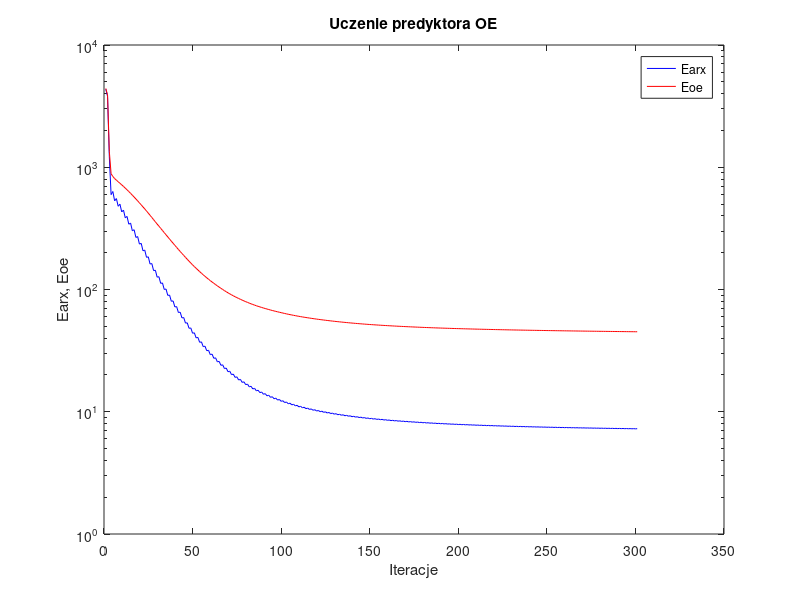
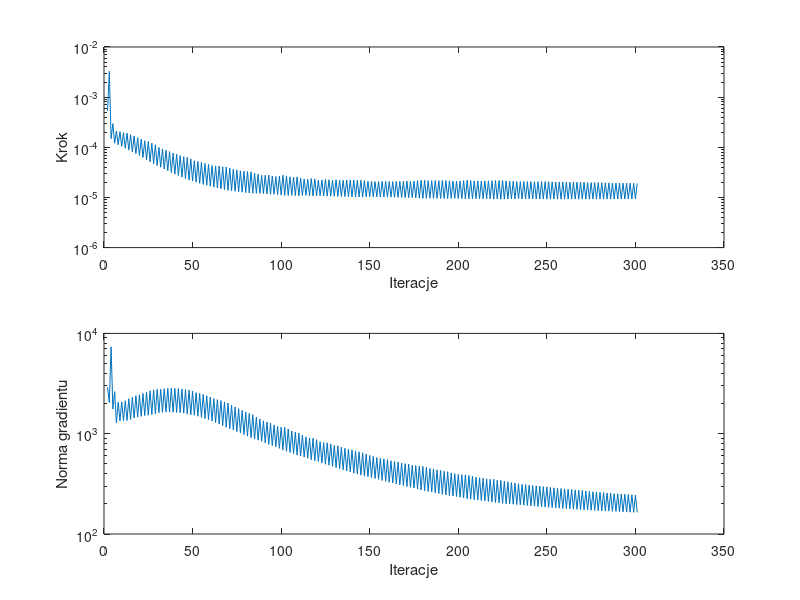

Here is the MATLAB script that generated these plots, in order:
%uczenie predyktora oe
clear all;
n=0; farx(n+1)=4.354518e+003; foe(n+1)=4.409338e+003; wspucz(n+1)=0.000000e+000; ng(n+1)=0.000000e+000;
n=1; farx(n+1)=3.805803e+003; foe(n+1)=3.909164e+003; krok(n+1)=5.309035e-004; ng(n+1)=2.898896e+003;
n=2; farx(n+1)=1.219787e+003; foe(n+1)=1.346645e+003; krok(n+1)=3.253129e-003; ng(n+1)=2.048958e+003;
n=3; farx(n+1)=5.971590e+002; foe(n+1)=8.852659e+002; krok(n+1)=1.486449e-004; ng(n+1)=7.340853e+003;
n=4; farx(n+1)=6.332670e+002; foe(n+1)=8.405749e+002; krok(n+1)=2.952315e-004; ng(n+1)=1.761953e+003;
n=5; farx(n+1)=5.311284e+002; foe(n+1)=8.080579e+002; krok(n+1)=1.205116e-004; ng(n+1)=2.629802e+003;
n=6; farx(n+1)=5.542450e+002; foe(n+1)=7.843145e+002; krok(n+1)=2.102562e-004; ng(n+1)=1.279557e+003;
n=7; farx(n+1)=4.796586e+002; foe(n+1)=7.609048e+002; krok(n+1)=1.123699e-004; ng(n+1)=2.058738e+003;
n=8; farx(n+1)=4.987511e+002; foe(n+1)=7.396885e+002; krok(n+1)=2.044712e-004; ng(n+1)=1.344377e+003;
n=9; farx(n+1)=4.315699e+002; foe(n+1)=7.175094e+002; krok(n+1)=1.043926e-004; ng(n+1)=2.074593e+003;
n=10; farx(n+1)=4.458663e+002; foe(n+1)=6.970037e+002; krok(n+1)=1.955288e-004; ng(n+1)=1.351626e+003;
n=11; farx(n+1)=3.858931e+002; foe(n+1)=6.751779e+002; krok(n+1)=9.579321e-005; ng(n+1)=2.129815e+003;
n=12; farx(n+1)=3.960222e+002; foe(n+1)=6.544479e+002; krok(n+1)=1.915864e-004; ng(n+1)=1.354361e+003;
n=13; farx(n+1)=3.420623e+002; foe(n+1)=6.325763e+002; krok(n+1)=8.808370e-005; ng(n+1)=2.232994e+003;
n=14; farx(n+1)=3.495669e+002; foe(n+1)=6.121671e+002; krok(n+1)=1.784716e-004; ng(n+1)=1.387952e+003;
n=15; farx(n+1)=3.022431e+002; foe(n+1)=5.908901e+002; krok(n+1)=8.147519e-005; ng(n+1)=2.298743e+003;
n=16; farx(n+1)=3.082621e+002; foe(n+1)=5.710915e+002; krok(n+1)=1.673718e-004; ng(n+1)=1.432633e+003;
n=17; farx(n+1)=2.666587e+002; foe(n+1)=5.502451e+002; krok(n+1)=7.447980e-005; ng(n+1)=2.390813e+003;
n=18; farx(n+1)=2.710726e+002; foe(n+1)=5.310178e+002; krok(n+1)=1.554679e-004; ng(n+1)=1.463265e+003;
n=19; farx(n+1)=2.351722e+002; foe(n+1)=5.111835e+002; krok(n+1)=6.836820e-005; ng(n+1)=2.441929e+003;
n=20; farx(n+1)=2.385962e+002; foe(n+1)=4.927496e+002; krok(n+1)=1.454251e-004; ng(n+1)=1.491121e+003;
n=21; farx(n+1)=2.073686e+002; foe(n+1)=4.737950e+002; krok(n+1)=6.252649e-005; ng(n+1)=2.513873e+003;
n=22; farx(n+1)=2.101272e+002; foe(n+1)=4.563540e+002; krok(n+1)=1.347782e-004; ng(n+1)=1.517552e+003;
n=23; farx(n+1)=1.832898e+002; foe(n+1)=4.384516e+002; krok(n+1)=5.665485e-005; ng(n+1)=2.578540e+003;
n=24; farx(n+1)=1.850761e+002; foe(n+1)=4.215214e+002; krok(n+1)=1.304810e-004; ng(n+1)=1.526228e+003;
n=25; farx(n+1)=1.615610e+002; foe(n+1)=4.043711e+002; krok(n+1)=5.143136e-005; ng(n+1)=2.676236e+003;
n=26; farx(n+1)=1.629738e+002; foe(n+1)=3.885338e+002; krok(n+1)=1.209505e-004; ng(n+1)=1.552192e+003;
n=27; farx(n+1)=1.427054e+002; foe(n+1)=3.725460e+002; krok(n+1)=4.687315e-005; ng(n+1)=2.732693e+003;
n=28; farx(n+1)=1.437210e+002; foe(n+1)=3.577011e+002; krok(n+1)=1.123699e-004; ng(n+1)=1.573285e+003;
n=29; farx(n+1)=1.261310e+002; foe(n+1)=3.429582e+002; krok(n+1)=4.334515e-005; ng(n+1)=2.775612e+003;
n=30; farx(n+1)=1.272730e+002; foe(n+1)=3.296719e+002; krok(n+1)=9.960454e-005; ng(n+1)=1.615936e+003;
n=31; farx(n+1)=1.122449e+002; foe(n+1)=3.163763e+002; krok(n+1)=4.006473e-005; ng(n+1)=2.774887e+003;
n=32; farx(n+1)=1.131984e+002; foe(n+1)=3.040976e+002; krok(n+1)=9.290537e-005; ng(n+1)=1.634186e+003;
n=33; farx(n+1)=1.001227e+002; foe(n+1)=2.918640e+002; krok(n+1)=3.687187e-005; ng(n+1)=2.803991e+003;
n=34; farx(n+1)=1.009202e+002; foe(n+1)=2.805314e+002; krok(n+1)=8.763006e-005; ng(n+1)=1.642147e+003;
n=35; farx(n+1)=8.947324e+001; foe(n+1)=2.692341e+002; krok(n+1)=3.391625e-005; ng(n+1)=2.833567e+003;
n=36; farx(n+1)=9.010722e+001; foe(n+1)=2.587926e+002; krok(n+1)=8.233132e-005; ng(n+1)=1.640450e+003;
n=37; farx(n+1)=8.011689e+001; foe(n+1)=2.485119e+002; krok(n+1)=3.145966e-005; ng(n+1)=2.839611e+003;
n=38; farx(n+1)=8.068595e+001; foe(n+1)=2.390294e+002; krok(n+1)=7.651456e-005; ng(n+1)=1.639999e+003;
n=39; farx(n+1)=7.200724e+001; foe(n+1)=2.297637e+002; krok(n+1)=2.922588e-005; ng(n+1)=2.824522e+003;
n=40; farx(n+1)=7.247211e+001; foe(n+1)=2.210684e+002; krok(n+1)=7.287990e-005; ng(n+1)=1.629683e+003;
n=41; farx(n+1)=6.482346e+001; foe(n+1)=2.126231e+002; krok(n+1)=2.722915e-005; ng(n+1)=2.818417e+003;
n=42; farx(n+1)=6.527148e+001; foe(n+1)=2.047908e+002; krok(n+1)=6.831655e-005; ng(n+1)=1.620699e+003;
n=43; farx(n+1)=5.856770e+001; foe(n+1)=1.971806e+002; krok(n+1)=2.545461e-005; ng(n+1)=2.788308e+003;
n=44; farx(n+1)=5.897139e+001; foe(n+1)=1.900851e+002; krok(n+1)=6.485137e-005; ng(n+1)=1.600906e+003;
n=45; farx(n+1)=5.309264e+001; foe(n+1)=1.832112e+002; krok(n+1)=2.371798e-005; ng(n+1)=2.754659e+003;
n=46; farx(n+1)=5.339913e+001; foe(n+1)=1.766779e+002; krok(n+1)=6.327456e-005; ng(n+1)=1.568146e+003;
n=47; farx(n+1)=4.815855e+001; foe(n+1)=1.704006e+002; krok(n+1)=2.226248e-005; ng(n+1)=2.730777e+003;
n=48; farx(n+1)=4.848043e+001; foe(n+1)=1.645988e+002; krok(n+1)=5.883434e-005; ng(n+1)=1.546553e+003;
n=49; farx(n+1)=4.387524e+001; foe(n+1)=1.590528e+002; krok(n+1)=2.122479e-005; ng(n+1)=2.657710e+003;
n=50; farx(n+1)=4.424476e+001; foe(n+1)=1.539680e+002; krok(n+1)=5.400102e-005; ng(n+1)=1.528102e+003;
n=51; farx(n+1)=4.022240e+001; foe(n+1)=1.490936e+002; krok(n+1)=2.020969e-005; ng(n+1)=2.570257e+003;
n=52; farx(n+1)=4.057178e+001; foe(n+1)=1.445059e+002; krok(n+1)=5.210339e-005; ng(n+1)=1.493694e+003;
n=53; farx(n+1)=3.698336e+001; foe(n+1)=1.400822e+002; krok(n+1)=1.909813e-005; ng(n+1)=2.524775e+003;
n=54; farx(n+1)=3.729648e+001; foe(n+1)=1.359225e+002; krok(n+1)=5.036707e-005; ng(n+1)=1.453703e+003;
n=55; farx(n+1)=3.409908e+001; foe(n+1)=1.319363e+002; krok(n+1)=1.815690e-005; ng(n+1)=2.468278e+003;
n=56; farx(n+1)=3.438677e+001; foe(n+1)=1.281924e+002; krok(n+1)=4.789661e-005; ng(n+1)=1.414165e+003;
n=57; farx(n+1)=3.155064e+001; foe(n+1)=1.246614e+002; krok(n+1)=1.747693e-005; ng(n+1)=2.384641e+003;
n=58; farx(n+1)=3.185457e+001; foe(n+1)=1.213455e+002; krok(n+1)=4.554340e-005; ng(n+1)=1.380047e+003;
n=59; farx(n+1)=2.931588e+001; foe(n+1)=1.181693e+002; krok(n+1)=1.675717e-005; ng(n+1)=2.320989e+003;
n=60; farx(n+1)=2.960524e+001; foe(n+1)=1.151942e+002; krok(n+1)=4.341873e-005; ng(n+1)=1.339993e+003;
n=61; farx(n+1)=2.734938e+001; foe(n+1)=1.123674e+002; krok(n+1)=1.611741e-005; ng(n+1)=2.238609e+003;
n=62; farx(n+1)=2.761767e+001; foe(n+1)=1.096668e+002; krok(n+1)=4.254517e-005; ng(n+1)=1.295488e+003;
n=63; farx(n+1)=2.558711e+001; foe(n+1)=1.070937e+002; krok(n+1)=1.539716e-005; ng(n+1)=2.187010e+003;
n=64; farx(n+1)=2.582309e+001; foe(n+1)=1.046148e+002; krok(n+1)=4.229784e-005; ng(n+1)=1.246580e+003;
n=65; farx(n+1)=2.397830e+001; foe(n+1)=1.022607e+002; krok(n+1)=1.480572e-005; ng(n+1)=2.140246e+003;
n=66; farx(n+1)=2.420899e+001; foe(n+1)=1.000362e+002; krok(n+1)=4.095033e-005; ng(n+1)=1.204874e+003;
n=67; farx(n+1)=2.254862e+001; foe(n+1)=9.791127e+001; krok(n+1)=1.428638e-005; ng(n+1)=2.072939e+003;
n=68; farx(n+1)=2.276560e+001; foe(n+1)=9.589200e+001; krok(n+1)=4.037383e-005; ng(n+1)=1.160188e+003;
n=69; farx(n+1)=2.125136e+001; foe(n+1)=9.395040e+001; krok(n+1)=1.384553e-005; ng(n+1)=2.019725e+003;
n=70; farx(n+1)=2.146633e+001; foe(n+1)=9.215194e+001; krok(n+1)=3.828771e-005; ng(n+1)=1.121963e+003;
n=71; farx(n+1)=2.010939e+001; foe(n+1)=9.043291e+001; krok(n+1)=1.356957e-005; ng(n+1)=1.926081e+003;
n=72; farx(n+1)=2.032290e+001; foe(n+1)=8.882533e+001; krok(n+1)=3.659283e-005; ng(n+1)=1.086501e+003;
n=73; farx(n+1)=1.909859e+001; foe(n+1)=8.728646e+001; krok(n+1)=1.328171e-005; ng(n+1)=1.845405e+003;
n=74; farx(n+1)=1.930584e+001; foe(n+1)=8.583461e+001; krok(n+1)=3.546212e-005; ng(n+1)=1.050205e+003;
n=75; farx(n+1)=1.818979e+001; foe(n+1)=8.444164e+001; krok(n+1)=1.302585e-005; ng(n+1)=1.777470e+003;
n=76; farx(n+1)=1.839445e+001; foe(n+1)=8.313704e+001; krok(n+1)=3.400479e-005; ng(n+1)=1.017022e+003;
n=77; farx(n+1)=1.738430e+001; foe(n+1)=8.188229e+001; krok(n+1)=1.275150e-005; ng(n+1)=1.703589e+003;
n=78; farx(n+1)=1.757448e+001; foe(n+1)=8.068149e+001; krok(n+1)=3.351833e-005; ng(n+1)=9.795952e+002;
n=79; farx(n+1)=1.664840e+001; foe(n+1)=7.953527e+001; krok(n+1)=1.250178e-005; ng(n+1)=1.645384e+003;
n=80; farx(n+1)=1.683299e+001; foe(n+1)=7.844071e+001; krok(n+1)=3.282609e-005; ng(n+1)=9.462352e+002;
n=81; farx(n+1)=1.598174e+001; foe(n+1)=7.738936e+001; krok(n+1)=1.225575e-005; ng(n+1)=1.591829e+003;
n=82; farx(n+1)=1.616000e+001; foe(n+1)=7.638580e+001; krok(n+1)=3.242569e-005; ng(n+1)=9.131342e+002;
n=83; farx(n+1)=1.536810e+001; foe(n+1)=7.541410e+001; krok(n+1)=1.209447e-005; ng(n+1)=1.546106e+003;
n=84; farx(n+1)=1.554532e+001; foe(n+1)=7.451323e+001; krok(n+1)=3.056252e-005; ng(n+1)=8.868183e+002;
n=85; farx(n+1)=1.482281e+001; foe(n+1)=7.364486e+001; krok(n+1)=1.209447e-005; ng(n+1)=1.466110e+003;
n=86; farx(n+1)=1.500004e+001; foe(n+1)=7.283271e+001; krok(n+1)=2.902993e-005; ng(n+1)=8.625917e+002;
n=87; farx(n+1)=1.433397e+001; foe(n+1)=7.204617e+001; krok(n+1)=1.209447e-005; ng(n+1)=1.400063e+003;
n=88; farx(n+1)=1.451165e+001; foe(n+1)=7.131135e+001; krok(n+1)=2.769106e-005; ng(n+1)=8.403179e+002;
n=89; farx(n+1)=1.390022e+001; foe(n+1)=7.059272e+001; krok(n+1)=1.195078e-005; ng(n+1)=1.342645e+003;
n=90; farx(n+1)=1.406749e+001; foe(n+1)=6.990335e+001; krok(n+1)=2.769106e-005; ng(n+1)=8.106554e+002;
n=91; farx(n+1)=1.349813e+001; foe(n+1)=6.923203e+001; krok(n+1)=1.171829e-005; ng(n+1)=1.307924e+003;
n=92; farx(n+1)=1.365466e+001; foe(n+1)=6.858208e+001; krok(n+1)=2.780862e-005; ng(n+1)=7.820083e+002;
n=93; farx(n+1)=1.311874e+001; foe(n+1)=6.795389e+001; krok(n+1)=1.161317e-005; ng(n+1)=1.274684e+003;
n=94; farx(n+1)=1.327219e+001; foe(n+1)=6.735751e+001; krok(n+1)=2.677366e-005; ng(n+1)=7.604217e+002;
n=95; farx(n+1)=1.277369e+001; foe(n+1)=6.678097e+001; krok(n+1)=1.161317e-005; ng(n+1)=1.222950e+003;
n=96; farx(n+1)=1.292604e+001; foe(n+1)=6.623230e+001; krok(n+1)=2.605170e-005; ng(n+1)=7.401951e+002;
n=97; farx(n+1)=1.246275e+001; foe(n+1)=6.569548e+001; krok(n+1)=1.143043e-005; ng(n+1)=1.184684e+003;
n=98; farx(n+1)=1.260580e+001; foe(n+1)=6.517274e+001; krok(n+1)=2.648762e-005; ng(n+1)=7.140596e+002;
n=99; farx(n+1)=1.217115e+001; foe(n+1)=6.466427e+001; krok(n+1)=1.115447e-005; ng(n+1)=1.162171e+003;
n=100; farx(n+1)=1.230617e+001; foe(n+1)=6.416085e+001; krok(n+1)=2.769106e-005; ng(n+1)=6.870368e+002;
n=101; farx(n+1)=1.188678e+001; foe(n+1)=6.366774e+001; krok(n+1)=1.095376e-005; ng(n+1)=1.158948e+003;
n=102; farx(n+1)=1.201836e+001; foe(n+1)=6.320163e+001; krok(n+1)=2.689352e-005; ng(n+1)=6.674837e+002;
n=103; farx(n+1)=1.162603e+001; foe(n+1)=6.274618e+001; krok(n+1)=1.095376e-005; ng(n+1)=1.115036e+003;
n=104; farx(n+1)=1.175356e+001; foe(n+1)=6.231502e+001; krok(n+1)=2.581106e-005; ng(n+1)=6.495665e+002;
n=105; farx(n+1)=1.138894e+001; foe(n+1)=6.189800e+001; krok(n+1)=1.099167e-005; ng(n+1)=1.064496e+003;
n=106; farx(n+1)=1.151467e+001; foe(n+1)=6.149633e+001; krok(n+1)=2.541507e-005; ng(n+1)=6.319823e+002;
n=107; farx(n+1)=1.117170e+001; foe(n+1)=6.110404e+001; krok(n+1)=1.085468e-005; ng(n+1)=1.036051e+003;
n=108; farx(n+1)=1.129190e+001; foe(n+1)=6.072119e+001; krok(n+1)=2.571568e-005; ng(n+1)=6.116911e+002;
n=109; farx(n+1)=1.096273e+001; foe(n+1)=6.034845e+001; krok(n+1)=1.083629e-005; ng(n+1)=1.016310e+003;
n=110; farx(n+1)=1.108156e+001; foe(n+1)=5.999688e+001; krok(n+1)=2.443486e-005; ng(n+1)=5.979163e+002;
n=111; farx(n+1)=1.077291e+001; foe(n+1)=5.965429e+001; krok(n+1)=1.095376e-005; ng(n+1)=9.707627e+002;
n=112; farx(n+1)=1.088972e+001; foe(n+1)=5.932909e+001; krok(n+1)=2.336289e-005; ng(n+1)=5.848688e+002;
n=113; farx(n+1)=1.060060e+001; foe(n+1)=5.901232e+001; krok(n+1)=1.100843e-005; ng(n+1)=9.298521e+002;
n=114; farx(n+1)=1.071494e+001; foe(n+1)=5.870645e+001; krok(n+1)=2.307378e-005; ng(n+1)=5.699785e+002;
n=115; farx(n+1)=1.044239e+001; foe(n+1)=5.840712e+001; krok(n+1)=1.085468e-005; ng(n+1)=9.064341e+002;
n=116; farx(n+1)=1.055213e+001; foe(n+1)=5.811174e+001; krok(n+1)=2.382783e-005; ng(n+1)=5.511178e+002;
n=117; farx(n+1)=1.028834e+001; foe(n+1)=5.782244e+001; krok(n+1)=1.071362e-005; ng(n+1)=9.003582e+002;
n=118; farx(n+1)=1.039468e+001; foe(n+1)=5.754398e+001; krok(n+1)=2.343658e-005; ng(n+1)=5.367307e+002;
n=119; farx(n+1)=1.014186e+001; foe(n+1)=5.727244e+001; krok(n+1)=1.083629e-005; ng(n+1)=8.726251e+002;
n=120; farx(n+1)=1.024746e+001; foe(n+1)=5.701670e+001; krok(n+1)=2.206044e-005; ng(n+1)=5.277832e+002;
n=121; farx(n+1)=1.001233e+001; foe(n+1)=5.676613e+001; krok(n+1)=1.085468e-005; ng(n+1)=8.321899e+002;
n=122; farx(n+1)=1.011362e+001; foe(n+1)=5.652056e+001; krok(n+1)=2.230894e-005; ng(n+1)=5.119641e+002;
n=123; farx(n+1)=9.889622e+000; foe(n+1)=5.628154e+001; krok(n+1)=1.069939e-005; ng(n+1)=8.166332e+002;
n=124; farx(n+1)=9.987770e+000; foe(n+1)=5.604462e+001; krok(n+1)=2.296646e-005; ng(n+1)=4.961578e+002;
n=125; farx(n+1)=9.769393e+000; foe(n+1)=5.581325e+001; krok(n+1)=1.061240e-005; ng(n+1)=8.113973e+002;
n=126; farx(n+1)=9.866329e+000; foe(n+1)=5.559115e+001; krok(n+1)=2.253084e-005; ng(n+1)=4.849434e+002;
n=127; farx(n+1)=9.657418e+000; foe(n+1)=5.537223e+001; krok(n+1)=1.061240e-005; ng(n+1)=7.903524e+002;
n=128; farx(n+1)=9.751441e+000; foe(n+1)=5.516271e+001; krok(n+1)=2.201687e-005; ng(n+1)=4.735730e+002;
n=129; farx(n+1)=9.554290e+000; foe(n+1)=5.495735e+001; krok(n+1)=1.057446e-005; ng(n+1)=7.638177e+002;
n=130; farx(n+1)=9.646080e+000; foe(n+1)=5.475596e+001; krok(n+1)=2.253084e-005; ng(n+1)=4.597747e+002;
n=131; farx(n+1)=9.454367e+000; foe(n+1)=5.455722e+001; krok(n+1)=1.046074e-005; ng(n+1)=7.580170e+002;
n=132; farx(n+1)=9.542734e+000; foe(n+1)=5.436630e+001; krok(n+1)=2.209045e-005; ng(n+1)=4.484566e+002;
n=133; farx(n+1)=9.360903e+000; foe(n+1)=5.418001e+001; krok(n+1)=1.048504e-005; ng(n+1)=7.319369e+002;
n=134; farx(n+1)=9.447138e+000; foe(n+1)=5.399845e+001; krok(n+1)=2.202092e-005; ng(n+1)=4.375650e+002;
n=135; farx(n+1)=9.273255e+000; foe(n+1)=5.382101e+001; krok(n+1)=1.039083e-005; ng(n+1)=7.162617e+002;
n=136; farx(n+1)=9.356647e+000; foe(n+1)=5.364634e+001; krok(n+1)=2.230894e-005; ng(n+1)=4.251467e+002;
n=137; farx(n+1)=9.188418e+000; foe(n+1)=5.347630e+001; krok(n+1)=1.034570e-005; ng(n+1)=7.044489e+002;
n=138; farx(n+1)=9.270608e+000; foe(n+1)=5.331098e+001; krok(n+1)=2.219138e-005; ng(n+1)=4.156412e+002;
n=139; farx(n+1)=9.109293e+000; foe(n+1)=5.314852e+001; krok(n+1)=1.023989e-005; ng(n+1)=6.909351e+002;
n=140; farx(n+1)=9.187889e+000; foe(n+1)=5.298919e+001; krok(n+1)=2.230894e-005; ng(n+1)=4.037173e+002;
n=141; farx(n+1)=9.032119e+000; foe(n+1)=5.283495e+001; krok(n+1)=1.029142e-005; ng(n+1)=6.739812e+002;
n=142; farx(n+1)=9.110547e+000; foe(n+1)=5.268578e+001; krok(n+1)=2.190752e-005; ng(n+1)=3.966459e+002;
n=143; farx(n+1)=8.960974e+000; foe(n+1)=5.253865e+001; krok(n+1)=1.022121e-005; ng(n+1)=6.598317e+002;
n=144; farx(n+1)=9.036859e+000; foe(n+1)=5.239546e+001; krok(n+1)=2.201687e-005; ng(n+1)=3.860753e+002;
n=145; farx(n+1)=8.892665e+000; foe(n+1)=5.225501e+001; krok(n+1)=1.018462e-005; ng(n+1)=6.462656e+002;
n=146; farx(n+1)=8.965854e+000; foe(n+1)=5.211859e+001; krok(n+1)=2.170937e-005; ng(n+1)=3.774620e+002;
n=147; farx(n+1)=8.827055e+000; foe(n+1)=5.198616e+001; krok(n+1)=1.029142e-005; ng(n+1)=6.262763e+002;
n=148; farx(n+1)=8.899446e+000; foe(n+1)=5.185848e+001; krok(n+1)=2.105761e-005; ng(n+1)=3.722106e+002;
n=149; farx(n+1)=8.766499e+000; foe(n+1)=5.173328e+001; krok(n+1)=1.031748e-005; ng(n+1)=6.078411e+002;
n=150; farx(n+1)=8.837040e+000; foe(n+1)=5.161158e+001; krok(n+1)=2.088415e-005; ng(n+1)=3.646517e+002;
n=151; farx(n+1)=8.708965e+000; foe(n+1)=5.149241e+001; krok(n+1)=1.031748e-005; ng(n+1)=5.932434e+002;
n=152; farx(n+1)=8.777626e+000; foe(n+1)=5.137638e+001; krok(n+1)=2.067984e-005; ng(n+1)=3.574730e+002;
n=153; farx(n+1)=8.654397e+000; foe(n+1)=5.126303e+001; krok(n+1)=1.031835e-005; ng(n+1)=5.783650e+002;
n=154; farx(n+1)=8.721567e+000; foe(n+1)=5.115217e+001; krok(n+1)=2.063670e-005; ng(n+1)=3.503018e+002;
n=155; farx(n+1)=8.602849e+000; foe(n+1)=5.104363e+001; krok(n+1)=1.023989e-005; ng(n+1)=5.671527e+002;
n=156; farx(n+1)=8.668366e+000; foe(n+1)=5.093660e+001; krok(n+1)=2.097007e-005; ng(n+1)=3.418697e+002;
n=157; farx(n+1)=8.552485e+000; foe(n+1)=5.083177e+001; krok(n+1)=1.018462e-005; ng(n+1)=5.605690e+002;
n=158; farx(n+1)=8.616987e+000; foe(n+1)=5.072975e+001; krok(n+1)=2.092147e-005; ng(n+1)=3.354526e+002;
n=159; farx(n+1)=8.504675e+000; foe(n+1)=5.062906e+001; krok(n+1)=1.013046e-005; ng(n+1)=5.513262e+002;
n=160; farx(n+1)=8.567022e+000; foe(n+1)=5.053117e+001; krok(n+1)=2.078166e-005; ng(n+1)=3.283727e+002;
n=161; farx(n+1)=8.458766e+000; foe(n+1)=5.043545e+001; krok(n+1)=1.015759e-005; ng(n+1)=5.371436e+002;
n=162; farx(n+1)=8.520036e+000; foe(n+1)=5.034207e+001; krok(n+1)=2.068400e-005; ng(n+1)=3.224155e+002;
n=163; farx(n+1)=8.415307e+000; foe(n+1)=5.025025e+001; krok(n+1)=1.010485e-005; ng(n+1)=5.274447e+002;
n=164; farx(n+1)=8.475426e+000; foe(n+1)=5.016035e+001; krok(n+1)=2.092147e-005; ng(n+1)=3.155585e+002;
n=165; farx(n+1)=8.373404e+000; foe(n+1)=5.007152e+001; krok(n+1)=1.001618e-005; ng(n+1)=5.217687e+002;
n=166; farx(n+1)=8.431666e+000; foe(n+1)=4.998493e+001; krok(n+1)=2.092658e-005; ng(n+1)=3.089925e+002;
n=167; farx(n+1)=8.332902e+000; foe(n+1)=4.990000e+001; krok(n+1)=1.001618e-005; ng(n+1)=5.107418e+002;
n=168; farx(n+1)=8.390245e+000; foe(n+1)=4.981716e+001; krok(n+1)=2.092147e-005; ng(n+1)=3.037993e+002;
n=169; farx(n+1)=8.294503e+000; foe(n+1)=4.973534e+001; krok(n+1)=9.936047e-006; ng(n+1)=5.030998e+002;
n=170; farx(n+1)=8.350502e+000; foe(n+1)=4.965516e+001; krok(n+1)=2.122479e-005; ng(n+1)=2.973241e+002;
n=171; farx(n+1)=8.256945e+000; foe(n+1)=4.957599e+001; krok(n+1)=9.884595e-006; ng(n+1)=4.974078e+002;
n=172; farx(n+1)=8.311245e+000; foe(n+1)=4.949914e+001; krok(n+1)=2.097007e-005; ng(n+1)=2.922553e+002;
n=173; farx(n+1)=8.221295e+000; foe(n+1)=4.942386e+001; krok(n+1)=9.888364e-006; ng(n+1)=4.842633e+002;
n=174; farx(n+1)=8.274784e+000; foe(n+1)=4.934978e+001; krok(n+1)=2.122479e-005; ng(n+1)=2.867330e+002;
n=175; farx(n+1)=8.187079e+000; foe(n+1)=4.927666e+001; krok(n+1)=9.772716e-006; ng(n+1)=4.800551e+002;
n=176; farx(n+1)=8.239434e+000; foe(n+1)=4.920464e+001; krok(n+1)=2.167257e-005; ng(n+1)=2.805071e+002;
n=177; farx(n+1)=8.153555e+000; foe(n+1)=4.913349e+001; krok(n+1)=9.682309e-006; ng(n+1)=4.764944e+002;
n=178; farx(n+1)=8.204948e+000; foe(n+1)=4.906393e+001; krok(n+1)=2.190752e-005; ng(n+1)=2.751522e+002;
n=179; farx(n+1)=8.121199e+000; foe(n+1)=4.899494e+001; krok(n+1)=9.600090e-006; ng(n+1)=4.713177e+002;
n=180; farx(n+1)=8.171018e+000; foe(n+1)=4.892754e+001; krok(n+1)=2.199768e-005; ng(n+1)=2.696541e+002;
n=181; farx(n+1)=8.089695e+000; foe(n+1)=4.886133e+001; krok(n+1)=9.594052e-006; ng(n+1)=4.623039e+002;
n=182; farx(n+1)=8.138004e+000; foe(n+1)=4.879663e+001; krok(n+1)=2.170937e-005; ng(n+1)=2.652442e+002;
n=183; farx(n+1)=8.059332e+000; foe(n+1)=4.873364e+001; krok(n+1)=9.657459e-006; ng(n+1)=4.500609e+002;
n=184; farx(n+1)=8.107564e+000; foe(n+1)=4.867200e+001; krok(n+1)=2.167257e-005; ng(n+1)=2.619988e+002;
n=185; farx(n+1)=8.030688e+000; foe(n+1)=4.861071e+001; krok(n+1)=9.564320e-006; ng(n+1)=4.460753e+002;
n=186; farx(n+1)=8.077205e+000; foe(n+1)=4.855075e+001; krok(n+1)=2.170937e-005; ng(n+1)=2.568119e+002;
n=187; farx(n+1)=8.002590e+000; foe(n+1)=4.849208e+001; krok(n+1)=9.594052e-006; ng(n+1)=4.362620e+002;
n=188; farx(n+1)=8.048682e+000; foe(n+1)=4.843465e+001; krok(n+1)=2.167257e-005; ng(n+1)=2.533669e+002;
n=189; farx(n+1)=7.975929e+000; foe(n+1)=4.837774e+001; krok(n+1)=9.520842e-006; ng(n+1)=4.311136e+002;
n=190; farx(n+1)=8.020466e+000; foe(n+1)=4.832184e+001; krok(n+1)=2.170937e-005; ng(n+1)=2.485144e+002;
n=191; farx(n+1)=7.949718e+000; foe(n+1)=4.826726e+001; krok(n+1)=9.554760e-006; ng(n+1)=4.220539e+002;
n=192; farx(n+1)=7.993992e+000; foe(n+1)=4.821372e+001; krok(n+1)=2.167257e-005; ng(n+1)=2.454161e+002;
n=193; farx(n+1)=7.924723e+000; foe(n+1)=4.816063e+001; krok(n+1)=9.497821e-006; ng(n+1)=4.177944e+002;
n=194; farx(n+1)=7.967310e+000; foe(n+1)=4.810875e+001; krok(n+1)=2.139878e-005; ng(n+1)=2.416027e+002;
n=195; farx(n+1)=7.900369e+000; foe(n+1)=4.805830e+001; krok(n+1)=9.584848e-006; ng(n+1)=4.057224e+002;
n=196; farx(n+1)=7.942514e+000; foe(n+1)=4.800868e+001; krok(n+1)=2.114892e-005; ng(n+1)=2.391360e+002;
n=197; farx(n+1)=7.877150e+000; foe(n+1)=4.795993e+001; krok(n+1)=9.586893e-006; ng(n+1)=3.992162e+002;
n=198; farx(n+1)=7.918637e+000; foe(n+1)=4.791210e+001; krok(n+1)=2.105761e-005; ng(n+1)=2.361617e+002;
n=199; farx(n+1)=7.854865e+000; foe(n+1)=4.786491e+001; krok(n+1)=9.564320e-006; ng(n+1)=3.932561e+002;
n=200; farx(n+1)=7.895840e+000; foe(n+1)=4.781852e+001; krok(n+1)=2.122479e-005; ng(n+1)=2.328262e+002;
n=201; farx(n+1)=7.833386e+000; foe(n+1)=4.777245e+001; krok(n+1)=9.479621e-006; ng(n+1)=3.900839e+002;
n=202; farx(n+1)=7.873811e+000; foe(n+1)=4.772706e+001; krok(n+1)=2.167257e-005; ng(n+1)=2.289054e+002;
n=203; farx(n+1)=7.812387e+000; foe(n+1)=4.768178e+001; krok(n+1)=9.365562e-006; ng(n+1)=3.889179e+002;
n=204; farx(n+1)=7.851651e+000; foe(n+1)=4.763721e+001; krok(n+1)=2.190777e-005; ng(n+1)=2.248946e+002;
n=205; farx(n+1)=7.791569e+000; foe(n+1)=4.759332e+001; krok(n+1)=9.359580e-006; ng(n+1)=3.833661e+002;
n=206; farx(n+1)=7.829981e+000; foe(n+1)=4.755024e+001; krok(n+1)=2.170937e-005; ng(n+1)=2.223496e+002;
n=207; farx(n+1)=7.771444e+000; foe(n+1)=4.750796e+001; krok(n+1)=9.386788e-006; ng(n+1)=3.759700e+002;
n=208; farx(n+1)=7.808988e+000; foe(n+1)=4.746637e+001; krok(n+1)=2.139878e-005; ng(n+1)=2.200941e+002;
n=209; farx(n+1)=7.752044e+000; foe(n+1)=4.742574e+001; krok(n+1)=9.434846e-006; ng(n+1)=3.678027e+002;
n=210; farx(n+1)=7.789212e+000; foe(n+1)=4.738565e+001; krok(n+1)=2.127259e-005; ng(n+1)=2.180788e+002;
n=211; farx(n+1)=7.733330e+000; foe(n+1)=4.734613e+001; krok(n+1)=9.433029e-006; ng(n+1)=3.632731e+002;
n=212; farx(n+1)=7.770118e+000; foe(n+1)=4.730734e+001; krok(n+1)=2.122479e-005; ng(n+1)=2.159850e+002;
n=213; farx(n+1)=7.715397e+000; foe(n+1)=4.726881e+001; krok(n+1)=9.386788e-006; ng(n+1)=3.593888e+002;
n=214; farx(n+1)=7.751407e+000; foe(n+1)=4.723087e+001; krok(n+1)=2.132008e-005; ng(n+1)=2.132770e+002;
n=215; farx(n+1)=7.697855e+000; foe(n+1)=4.719339e+001; krok(n+1)=9.365562e-006; ng(n+1)=3.548712e+002;
n=216; farx(n+1)=7.733371e+000; foe(n+1)=4.715641e+001; krok(n+1)=2.142725e-005; ng(n+1)=2.109315e+002;
n=217; farx(n+1)=7.680762e+000; foe(n+1)=4.711977e+001; krok(n+1)=9.328187e-006; ng(n+1)=3.517780e+002;
n=218; farx(n+1)=7.716027e+000; foe(n+1)=4.708369e+001; krok(n+1)=2.167257e-005; ng(n+1)=2.086278e+002;
n=219; farx(n+1)=7.664214e+000; foe(n+1)=4.704761e+001; krok(n+1)=9.234133e-006; ng(n+1)=3.507879e+002;
n=220; farx(n+1)=7.698310e+000; foe(n+1)=4.701205e+001; krok(n+1)=2.170937e-005; ng(n+1)=2.056779e+002;
n=221; farx(n+1)=7.647693e+000; foe(n+1)=4.697722e+001; krok(n+1)=9.290308e-006; ng(n+1)=3.440467e+002;
n=222; farx(n+1)=7.681865e+000; foe(n+1)=4.694295e+001; krok(n+1)=2.167257e-005; ng(n+1)=2.044392e+002;
n=223; farx(n+1)=7.632023e+000; foe(n+1)=4.690867e+001; krok(n+1)=9.207477e-006; ng(n+1)=3.427657e+002;
n=224; farx(n+1)=7.665155e+000; foe(n+1)=4.687489e+001; krok(n+1)=2.170937e-005; ng(n+1)=2.017080e+002;
n=225; farx(n+1)=7.616459e+000; foe(n+1)=4.684173e+001; krok(n+1)=9.244198e-006; ng(n+1)=3.366811e+002;
n=226; farx(n+1)=7.648985e+000; foe(n+1)=4.680900e+001; krok(n+1)=2.139878e-005; ng(n+1)=2.003112e+002;
n=227; farx(n+1)=7.601367e+000; foe(n+1)=4.677693e+001; krok(n+1)=9.299765e-006; ng(n+1)=3.304761e+002;
n=228; farx(n+1)=7.633525e+000; foe(n+1)=4.674530e+001; krok(n+1)=2.110229e-005; ng(n+1)=1.994032e+002;
n=229; farx(n+1)=7.586846e+000; foe(n+1)=4.671413e+001; krok(n+1)=9.328187e-006; ng(n+1)=3.255971e+002;
n=230; farx(n+1)=7.618628e+000; foe(n+1)=4.668341e+001; krok(n+1)=2.092658e-005; ng(n+1)=1.982394e+002;
n=231; farx(n+1)=7.572839e+000; foe(n+1)=4.665303e+001; krok(n+1)=9.331364e-006; ng(n+1)=3.215295e+002;
n=232; farx(n+1)=7.604057e+000; foe(n+1)=4.662305e+001; krok(n+1)=2.078166e-005; ng(n+1)=1.967518e+002;
n=233; farx(n+1)=7.559171e+000; foe(n+1)=4.659350e+001; krok(n+1)=9.359580e-006; ng(n+1)=3.168040e+002;
n=234; farx(n+1)=7.590034e+000; foe(n+1)=4.656432e+001; krok(n+1)=2.063670e-005; ng(n+1)=1.955949e+002;
n=235; farx(n+1)=7.545968e+000; foe(n+1)=4.653546e+001; krok(n+1)=9.357347e-006; ng(n+1)=3.131503e+002;
n=236; farx(n+1)=7.576542e+000; foe(n+1)=4.650692e+001; krok(n+1)=2.068400e-005; ng(n+1)=1.941049e+002;
n=237; farx(n+1)=7.533094e+000; foe(n+1)=4.647856e+001; krok(n+1)=9.328187e-006; ng(n+1)=3.110750e+002;
n=238; farx(n+1)=7.563162e+000; foe(n+1)=4.645058e+001; krok(n+1)=2.063670e-005; ng(n+1)=1.925306e+002;
n=239; farx(n+1)=7.520509e+000; foe(n+1)=4.642289e+001; krok(n+1)=9.331364e-006; ng(n+1)=3.073755e+002;
n=240; farx(n+1)=7.550256e+000; foe(n+1)=4.639550e+001; krok(n+1)=2.063495e-005; ng(n+1)=1.911454e+002;
n=241; farx(n+1)=7.508204e+000; foe(n+1)=4.636833e+001; krok(n+1)=9.322149e-006; ng(n+1)=3.048967e+002;
n=242; farx(n+1)=7.537614e+000; foe(n+1)=4.634154e+001; krok(n+1)=2.058283e-005; ng(n+1)=1.898731e+002;
n=243; farx(n+1)=7.496285e+000; foe(n+1)=4.631491e+001; krok(n+1)=9.299765e-006; ng(n+1)=3.020734e+002;
n=244; farx(n+1)=7.525337e+000; foe(n+1)=4.628854e+001; krok(n+1)=2.068400e-005; ng(n+1)=1.882341e+002;
n=245; farx(n+1)=7.484550e+000; foe(n+1)=4.626235e+001; krok(n+1)=9.279533e-006; ng(n+1)=3.000872e+002;
n=246; farx(n+1)=7.513160e+000; foe(n+1)=4.623649e+001; krok(n+1)=2.060293e-005; ng(n+1)=1.868963e+002;
n=247; farx(n+1)=7.473105e+000; foe(n+1)=4.621089e+001; krok(n+1)=9.282697e-006; ng(n+1)=2.966134e+002;
n=248; farx(n+1)=7.501448e+000; foe(n+1)=4.618551e+001; krok(n+1)=2.063495e-005; ng(n+1)=1.855887e+002;
n=249; farx(n+1)=7.461905e+000; foe(n+1)=4.616031e+001; krok(n+1)=9.263865e-006; ng(n+1)=2.947162e+002;
n=250; farx(n+1)=7.489891e+000; foe(n+1)=4.613539e+001; krok(n+1)=2.059661e-005; ng(n+1)=1.843176e+002;
n=251; farx(n+1)=7.450948e+000; foe(n+1)=4.611067e+001; krok(n+1)=9.262259e-006; ng(n+1)=2.919822e+002;
n=252; farx(n+1)=7.478518e+000; foe(n+1)=4.608623e+001; krok(n+1)=2.047978e-005; ng(n+1)=1.831463e+002;
n=253; farx(n+1)=7.440196e+000; foe(n+1)=4.606205e+001; krok(n+1)=9.290308e-006; ng(n+1)=2.885171e+002;
n=254; farx(n+1)=7.467541e+000; foe(n+1)=4.603815e+001; krok(n+1)=2.034511e-005; ng(n+1)=1.823706e+002;
n=255; farx(n+1)=7.429798e+000; foe(n+1)=4.601441e+001; krok(n+1)=9.283303e-006; ng(n+1)=2.859710e+002;
n=256; farx(n+1)=7.456843e+000; foe(n+1)=4.599091e+001; krok(n+1)=2.034511e-005; ng(n+1)=1.811939e+002;
n=257; farx(n+1)=7.419646e+000; foe(n+1)=4.596756e+001; krok(n+1)=9.263868e-006; ng(n+1)=2.838296e+002;
n=258; farx(n+1)=7.446346e+000; foe(n+1)=4.594438e+001; krok(n+1)=2.036880e-005; ng(n+1)=1.799072e+002;
n=259; farx(n+1)=7.409599e+000; foe(n+1)=4.592142e+001; krok(n+1)=9.272806e-006; ng(n+1)=2.816031e+002;
n=260; farx(n+1)=7.436017e+000; foe(n+1)=4.589871e+001; krok(n+1)=2.020969e-005; ng(n+1)=1.791320e+002;
n=261; farx(n+1)=7.399813e+000; foe(n+1)=4.587619e+001; krok(n+1)=9.290308e-006; ng(n+1)=2.787080e+002;
n=262; farx(n+1)=7.426099e+000; foe(n+1)=4.585392e+001; krok(n+1)=2.018691e-005; ng(n+1)=1.783130e+002;
n=263; farx(n+1)=7.390336e+000; foe(n+1)=4.583168e+001; krok(n+1)=9.254712e-006; ng(n+1)=2.773861e+002;
n=264; farx(n+1)=7.416229e+000; foe(n+1)=4.580966e+001; krok(n+1)=2.020969e-005; ng(n+1)=1.769882e+002;
n=265; farx(n+1)=7.380946e+000; foe(n+1)=4.578780e+001; krok(n+1)=9.263865e-006; ng(n+1)=2.749616e+002;
n=266; farx(n+1)=7.406686e+000; foe(n+1)=4.576616e+001; krok(n+1)=2.018691e-005; ng(n+1)=1.761599e+002;
n=267; farx(n+1)=7.371829e+000; foe(n+1)=4.574459e+001; krok(n+1)=9.234133e-006; ng(n+1)=2.735693e+002;
n=268; farx(n+1)=7.397225e+000; foe(n+1)=4.572319e+001; krok(n+1)=2.020969e-005; ng(n+1)=1.749347e+002;
n=269; farx(n+1)=7.362814e+000; foe(n+1)=4.570196e+001; krok(n+1)=9.237209e-006; ng(n+1)=2.714195e+002;
n=270; farx(n+1)=7.387880e+000; foe(n+1)=4.568090e+001; krok(n+1)=2.007443e-005; ng(n+1)=1.740837e+002;
n=271; farx(n+1)=7.353937e+000; foe(n+1)=4.566006e+001; krok(n+1)=9.272806e-006; ng(n+1)=2.685188e+002;
n=272; farx(n+1)=7.378845e+000; foe(n+1)=4.563943e+001; krok(n+1)=1.991107e-005; ng(n+1)=1.736092e+002;
n=273; farx(n+1)=7.345324e+000; foe(n+1)=4.561891e+001; krok(n+1)=9.279533e-006; ng(n+1)=2.664074e+002;
n=274; farx(n+1)=7.369933e+000; foe(n+1)=4.559860e+001; krok(n+1)=1.977673e-005; ng(n+1)=1.728442e+002;
n=275; farx(n+1)=7.336892e+000; foe(n+1)=4.557845e+001; krok(n+1)=9.299765e-006; ng(n+1)=2.637205e+002;
n=276; farx(n+1)=7.361397e+000; foe(n+1)=4.555845e+001; krok(n+1)=1.976919e-005; ng(n+1)=1.721398e+002;
n=277; farx(n+1)=7.328704e+000; foe(n+1)=4.553850e+001; krok(n+1)=9.263868e-006; ng(n+1)=2.627947e+002;
n=278; farx(n+1)=7.352856e+000; foe(n+1)=4.551868e+001; krok(n+1)=1.977673e-005; ng(n+1)=1.709765e+002;
n=279; farx(n+1)=7.320530e+000; foe(n+1)=4.549904e+001; krok(n+1)=9.290308e-006; ng(n+1)=2.605924e+002;
n=280; farx(n+1)=7.344551e+000; foe(n+1)=4.547958e+001; krok(n+1)=1.964039e-005; ng(n+1)=1.705375e+002;
n=281; farx(n+1)=7.312593e+000; foe(n+1)=4.546020e+001; krok(n+1)=9.290308e-006; ng(n+1)=2.588684e+002;
n=282; farx(n+1)=7.336346e+000; foe(n+1)=4.544099e+001; krok(n+1)=1.954543e-005; ng(n+1)=1.697747e+002;
n=283; farx(n+1)=7.304783e+000; foe(n+1)=4.542192e+001; krok(n+1)=9.309975e-006; ng(n+1)=2.566224e+002;
n=284; farx(n+1)=7.328472e+000; foe(n+1)=4.540299e+001; krok(n+1)=1.953303e-005; ng(n+1)=1.691952e+002;
n=285; farx(n+1)=7.297182e+000; foe(n+1)=4.538409e+001; krok(n+1)=9.279533e-006; ng(n+1)=2.559545e+002;
n=286; farx(n+1)=7.320480e+000; foe(n+1)=4.536534e+001; krok(n+1)=1.943349e-005; ng(n+1)=1.682372e+002;
n=287; farx(n+1)=7.289612e+000; foe(n+1)=4.534677e+001; krok(n+1)=9.328187e-006; ng(n+1)=2.530174e+002;
n=288; farx(n+1)=7.312825e+000; foe(n+1)=4.532835e+001; krok(n+1)=1.929081e-005; ng(n+1)=1.679421e+002;
n=289; farx(n+1)=7.282295e+000; foe(n+1)=4.531001e+001; krok(n+1)=9.318742e-006; ng(n+1)=2.515833e+002;
n=290; farx(n+1)=7.305337e+000; foe(n+1)=4.529177e+001; krok(n+1)=1.931492e-005; ng(n+1)=1.671155e+002;
n=291; farx(n+1)=7.275070e+000; foe(n+1)=4.527361e+001; krok(n+1)=9.309975e-006; ng(n+1)=2.505497e+002;
n=292; farx(n+1)=7.297942e+000; foe(n+1)=4.525558e+001; krok(n+1)=1.928098e-005; ng(n+1)=1.664339e+002;
n=293; farx(n+1)=7.267991e+000; foe(n+1)=4.523762e+001; krok(n+1)=9.299765e-006; ng(n+1)=2.492316e+002;
n=294; farx(n+1)=7.290688e+000; foe(n+1)=4.521976e+001; krok(n+1)=1.929519e-005; ng(n+1)=1.656399e+002;
n=295; farx(n+1)=7.260974e+000; foe(n+1)=4.520197e+001; krok(n+1)=9.301319e-006; ng(n+1)=2.481397e+002;
n=296; farx(n+1)=7.283470e+000; foe(n+1)=4.518434e+001; krok(n+1)=1.916970e-005; ng(n+1)=1.651239e+002;
n=297; farx(n+1)=7.254085e+000; foe(n+1)=4.516680e+001; krok(n+1)=9.322149e-006; ng(n+1)=2.461849e+002;
n=298; farx(n+1)=7.276424e+000; foe(n+1)=4.514940e+001; krok(n+1)=1.906326e-005; ng(n+1)=1.646631e+002;
n=299; farx(n+1)=7.247347e+000; foe(n+1)=4.513206e+001; krok(n+1)=9.328187e-006; ng(n+1)=2.445947e+002;
n=300; farx(n+1)=7.269546e+000; foe(n+1)=4.511484e+001; krok(n+1)=1.903096e-005; ng(n+1)=1.640743e+002;

figure; semilogy(farx,'b'); hold on; semilogy(foe,'r'); xlabel('Iteracje'); ylabel('Earx, Eoe'); legend('Earx','Eoe'); title('Uczenie predyktora OE');
figure; subplot(2,1,1); semilogy(krok); xlabel('Iteracje'); ylabel('Krok');
subplot(2,1,2); semilogy(ng); xlabel('Iteracje'); ylabel('Norma gradientu');
Earx=farx(n+1)
Eoe=foe(n+1)
